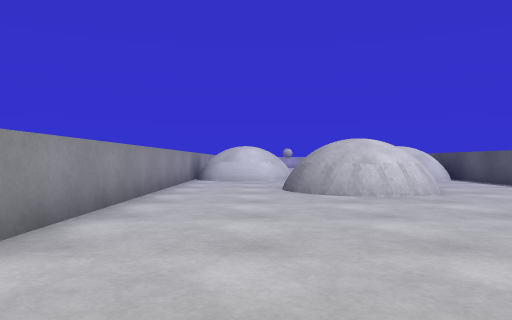
View 1 (above)

16 first-person views from a walk through a scene from a Unity 3-D project. The camera is 0.72 m above the floor, looks level and sees 70° across. The floor is counted in squares, 1 m on a side. Each view is taken from the middle of a square. On the plan, view 1 faces up. The plan holds only what a view shows up to about 11 squares ahead; the rest is blank. The place goes on beyond the plan. Surface patterns are stand-ins for the level's own textures.

View 2
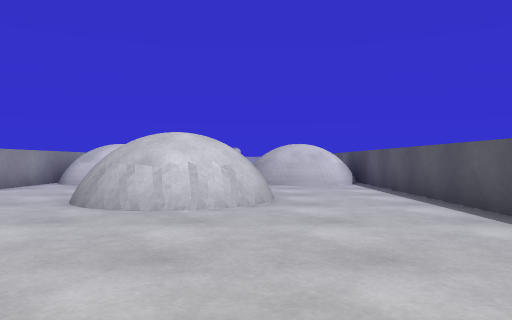

View 3
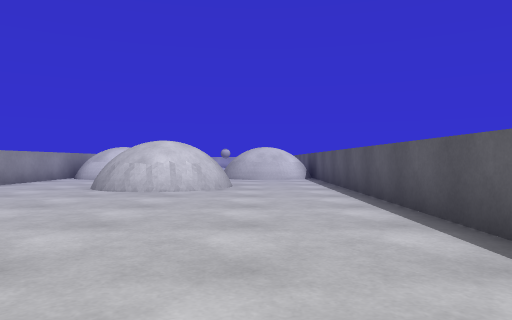

View 4
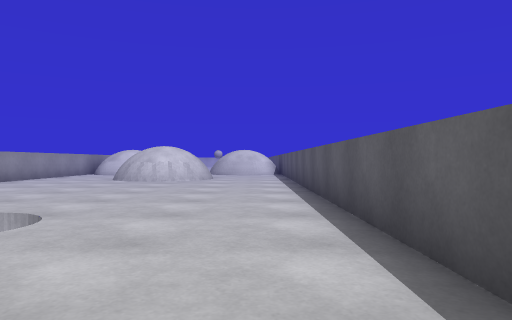

View 5
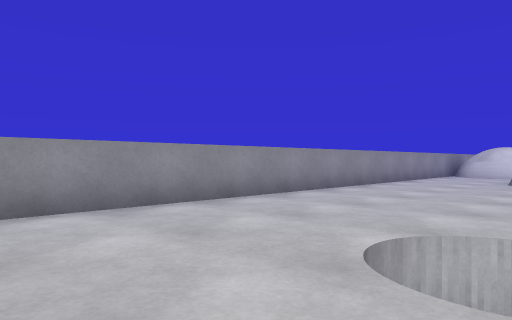

View 6
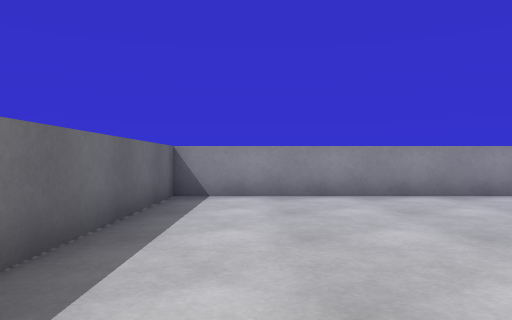

View 7
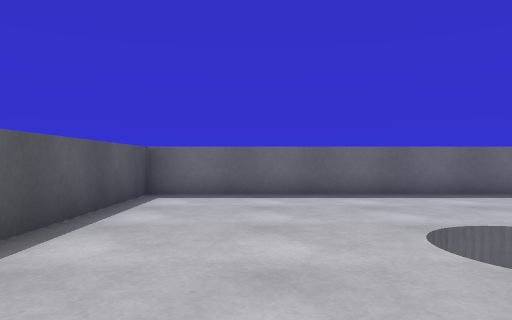

View 8
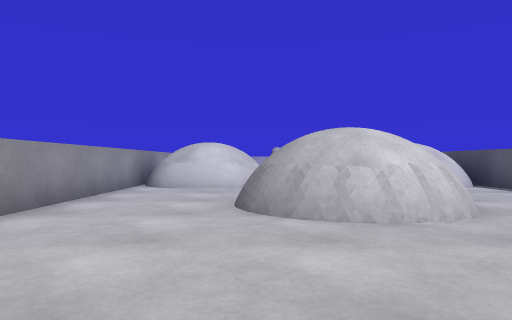

View 9
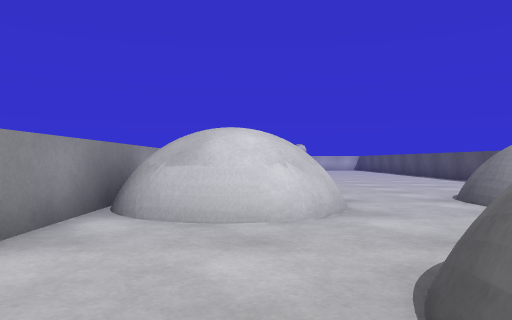

View 10
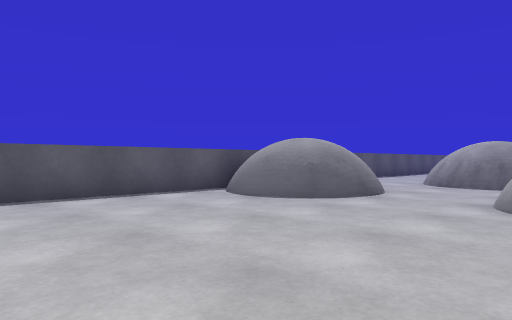

View 11
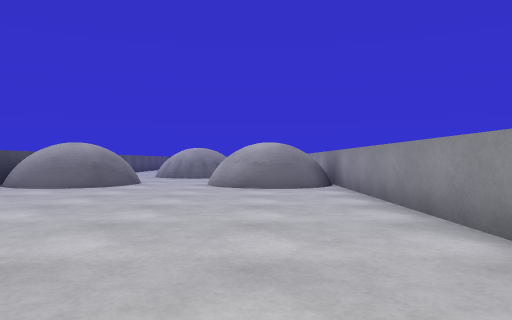

View 12
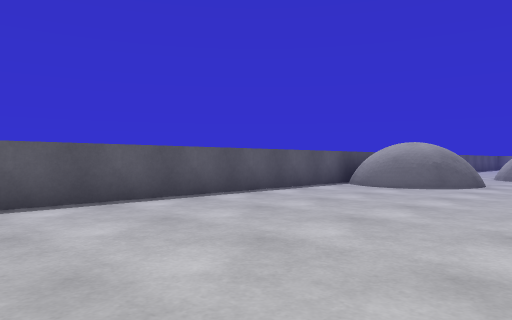

View 13
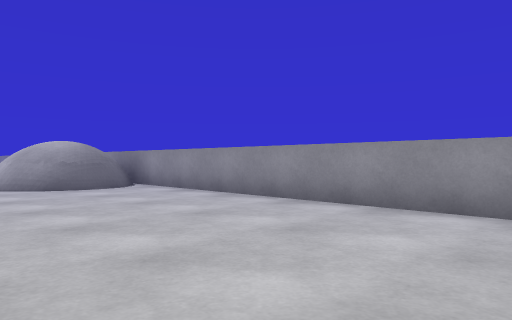

View 14
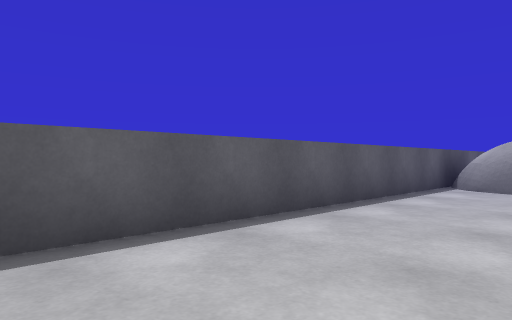

View 15
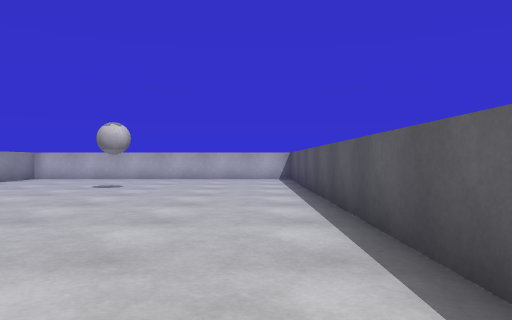

View 16
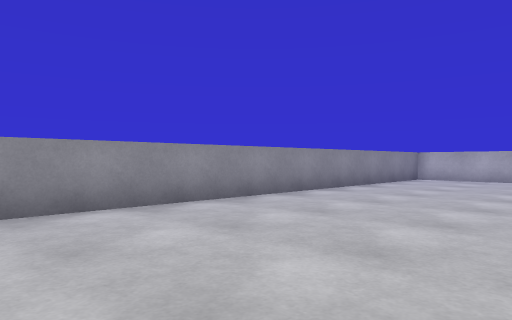

### Floor plan
Points are (right, up) in squares from view 1. A wall is a line through its corners. A room is listed if a view was taken in it or the views show most of it. See-through windows are left out.
Room 1 (views 1, 2, 3, 4, 5, 6, 7, 8, 9)
walls: (2, 7.3) (1.4, 7.7); (2.1, 7.4) (1.6, 7.6) (1.1, 8.1) (0.9, 8.8); (2.9, 7.6) (2.4, 7.5); (1.5, 7.7) (1.1, 8.1); (3.2, 7.7) (2.7, 7.5); (1.2, 8) (0.9, 8.6) (0.8, 9.3); (4.1, 8.9) (4, 8.4); (4.1, 9.1) (4.1, 8.4) (3.9, 8.1); (0.3, 12.6) (-0.2, 12.5); (-1, 12.3) (-1.6, 12.8) (-1.9, 13.1); (-0.7, 12.4) (-1.2, 12.6) (-1.7, 13); (5.4, 12.3) (4.9, 12.4); (-2.3, 14.1) (-2.3, -5.6) (7.3, -5.6) (7.3, 14.1)
low walls: (2.3, 7.2) (2, 7.3); (3.7, 7.7) (3.3, 7.4); (0.8, 9.3) (1.1, 9.9); (-0.4, 12.3) (-1, 12.3); (6.6, 12.8) (6.2, 12.5)
ways out: opening at (1, 12) to room 2; opening at (4, 11) to room 2
Room 2 (views 10, 11, 12, 13, 14, 15, 16)
walls: (4.5, 15.4) (5, 15.7); (0.4, 15.5) (1, 15.1); (0.2, 15.5) (0.6, 15.2); (5.8, 15.5) (6.3, 15.3); (3.8, 14.6) (4.1, 15.2); (6.2, 15.5) (6.6, 15.2); (-0.9, 15.5) (-0.4, 15.6); (3.7, 13.9) (3.8, 14.4) (4.3, 15.1); (3.6, 13.8) (3.6, 14.2); (3.8, 13.6) (3.8, 14.2) (3.9, 14.6); (1.2, 13.5) (1, 13) (0.5, 12.6); (7.3, 14.1) (7.3, 25.5); (-2.3, 25.5) (-2.3, 14.1); (4.9, 12.4) (4.2, 12.8); (2.8, 10.5) (3.3, 10.3); (1.9, 10.5) (2.3, 10.6)
low walls: (4.8, 15.7) (5.4, 15.8); (4.1, 15.2) (4.8, 15.6) (5.6, 15.7); (1, 15.1) (1.2, 14.6); (-1.4, 15.5) (-0.9, 15.7); (3.8, 13.5) (3.7, 13.9); (1.1, 13.1) (0.8, 12.7); (0.9, 12.8) (0.5, 12.5); (1.8, 10.7) (2.3, 10.8); (2.1, 10.6) (2.6, 10.7); (3.3, 10.5) (3.7, 10.2)
ways out: opening at (1, 12) to room 1; opening at (4, 11) to room 1

Positions as (right, up) in squares from view 1, and headings:
1: (0, 0), facing up
2: (4, 2), facing up
3: (5, -1), facing up
4: (6, -5), facing up
5: (3, -4), facing up-left
6: (5, -4), facing left
7: (5, 2), facing down
8: (1, 3), facing up
9: (0, 8), facing up
10: (0, 21), facing down-right
11: (0, 25), facing down
12: (1, 25), facing down-right
13: (3, 25), facing down-left
14: (4, 25), facing down-right
15: (6, 20), facing up
16: (3, 20), facing up-left
